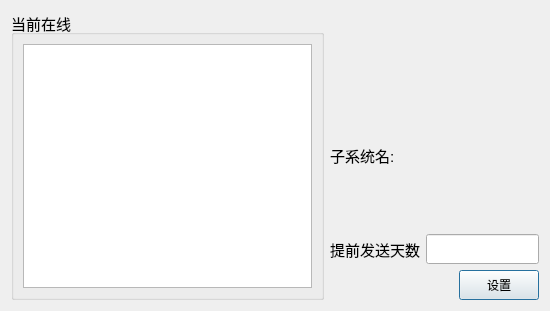
<?xml version="1.0" encoding="UTF-8"?>
<ui version="4.0">
 <class>ClientConfigDialog</class>
 <widget class="QDialog" name="ClientConfigDialog">
  <property name="geometry">
   <rect>
    <x>0</x>
    <y>0</y>
    <width>550</width>
    <height>311</height>
   </rect>
  </property>
  <property name="windowTitle">
   <string>子系统设置</string>
  </property>
  <layout class="QHBoxLayout" name="horizontalLayout" stretch="3,2">
   <item>
    <widget class="QGroupBox" name="groupBox">
     <property name="font">
      <font>
       <pointsize>11</pointsize>
      </font>
     </property>
     <property name="title">
      <string>当前在线</string>
     </property>
     <layout class="QHBoxLayout" name="horizontalLayout_5">
      <item>
       <widget class="QListWidget" name="listWidget">
        <property name="font">
         <font>
          <pointsize>12</pointsize>
         </font>
        </property>
        <property name="styleSheet">
         <string notr="true">QListWidget::item{
background-color: qconicalgradient(cx:0.5, cy:0.522909, angle:179.9, stop:0.494318 rgba(214, 214, 214, 255), stop:0.5 rgba(236, 236, 236, 255));
border: 1px solid rgb(124, 124, 124);
}
QListWidget::item:selected{
  background-color: qconicalgradient(cx:0.5, cy:0.522909, angle:179.9, stop:0.494318 rgba(181, 225, 250, 255), stop:0.5 rgba(222, 242, 251, 255));
  border: 1px solid #3C80B1;
  color:rgb(255, 144, 47);
}</string>
        </property>
       </widget>
      </item>
     </layout>
    </widget>
   </item>
   <item>
    <layout class="QVBoxLayout" name="verticalLayout" stretch="1,2,2,2">
     <item>
      <spacer name="verticalSpacer">
       <property name="orientation">
        <enum>Qt::Vertical</enum>
       </property>
       <property name="sizeHint" stdset="0">
        <size>
         <width>20</width>
         <height>40</height>
        </size>
       </property>
      </spacer>
     </item>
     <item>
      <layout class="QHBoxLayout" name="horizontalLayout_2" stretch="1,2">
       <item>
        <widget class="QLabel" name="label">
         <property name="font">
          <font>
           <pointsize>11</pointsize>
          </font>
         </property>
         <property name="text">
          <string>子系统名:</string>
         </property>
        </widget>
       </item>
       <item>
        <widget class="QLabel" name="nameLabel">
         <property name="font">
          <font>
           <pointsize>11</pointsize>
          </font>
         </property>
         <property name="text">
          <string/>
         </property>
        </widget>
       </item>
      </layout>
     </item>
     <item>
      <layout class="QHBoxLayout" name="horizontalLayout_3">
       <item>
        <widget class="QLabel" name="label_2">
         <property name="font">
          <font>
           <pointsize>11</pointsize>
          </font>
         </property>
         <property name="text">
          <string>提前发送天数</string>
         </property>
        </widget>
       </item>
       <item>
        <widget class="QLineEdit" name="advanceEdit">
         <property name="minimumSize">
          <size>
           <width>0</width>
           <height>30</height>
          </size>
         </property>
        </widget>
       </item>
      </layout>
     </item>
     <item>
      <layout class="QHBoxLayout" name="horizontalLayout_4">
       <item>
        <spacer name="horizontalSpacer">
         <property name="orientation">
          <enum>Qt::Horizontal</enum>
         </property>
         <property name="sizeHint" stdset="0">
          <size>
           <width>40</width>
           <height>20</height>
          </size>
         </property>
        </spacer>
       </item>
       <item>
        <widget class="QPushButton" name="pushButton">
         <property name="minimumSize">
          <size>
           <width>0</width>
           <height>30</height>
          </size>
         </property>
         <property name="text">
          <string>设置</string>
         </property>
        </widget>
       </item>
      </layout>
     </item>
    </layout>
   </item>
  </layout>
 </widget>
 <resources/>
 <connections/>
</ui>
